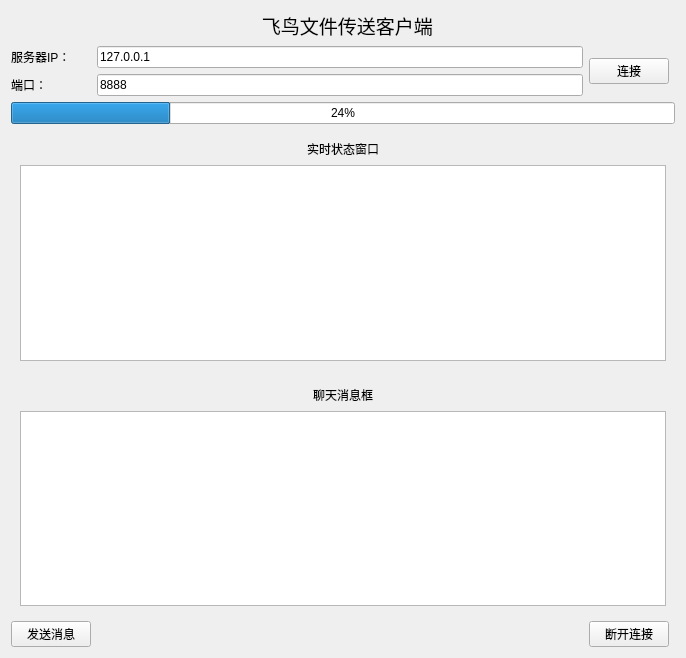
<?xml version="1.0" encoding="UTF-8"?>
<ui version="4.0">
 <class>clientwidget</class>
 <widget class="QWidget" name="clientwidget">
  <property name="geometry">
   <rect>
    <x>0</x>
    <y>0</y>
    <width>686</width>
    <height>658</height>
   </rect>
  </property>
  <property name="windowTitle">
   <string>Form</string>
  </property>
  <layout class="QGridLayout" name="gridLayout_3">
   <item row="0" column="1">
    <widget class="QLabel" name="label">
     <property name="font">
      <font>
       <family>Agency FB</family>
       <pointsize>14</pointsize>
      </font>
     </property>
     <property name="text">
      <string>   飞鸟文件传送客户端</string>
     </property>
     <property name="alignment">
      <set>Qt::AlignCenter</set>
     </property>
    </widget>
   </item>
   <item row="1" column="0">
    <widget class="QLabel" name="label_2">
     <property name="text">
      <string>服务器IP：</string>
     </property>
    </widget>
   </item>
   <item row="1" column="1">
    <widget class="QLineEdit" name="lineEditip">
     <property name="text">
      <string>127.0.0.1</string>
     </property>
    </widget>
   </item>
   <item row="1" column="2" rowspan="2">
    <widget class="QPushButton" name="pushButtonconnect">
     <property name="text">
      <string>连接</string>
     </property>
    </widget>
   </item>
   <item row="2" column="0">
    <widget class="QLabel" name="label_3">
     <property name="text">
      <string>端口：</string>
     </property>
    </widget>
   </item>
   <item row="2" column="1">
    <widget class="QLineEdit" name="lineEditport">
     <property name="text">
      <string>8888</string>
     </property>
    </widget>
   </item>
   <item row="3" column="0" colspan="4">
    <widget class="QProgressBar" name="progress_01">
     <property name="value">
      <number>24</number>
     </property>
    </widget>
   </item>
   <item row="4" column="0" colspan="4">
    <widget class="QWidget" name="widget" native="true">
     <layout class="QGridLayout" name="gridLayout">
      <item row="0" column="2">
       <spacer name="horizontalSpacer_2">
        <property name="orientation">
         <enum>Qt::Horizontal</enum>
        </property>
        <property name="sizeHint" stdset="0">
         <size>
          <width>286</width>
          <height>20</height>
         </size>
        </property>
       </spacer>
      </item>
      <item row="0" column="0">
       <spacer name="horizontalSpacer">
        <property name="orientation">
         <enum>Qt::Horizontal</enum>
        </property>
        <property name="sizeHint" stdset="0">
         <size>
          <width>286</width>
          <height>20</height>
         </size>
        </property>
       </spacer>
      </item>
      <item row="0" column="1">
       <widget class="QLabel" name="label_4">
        <property name="text">
         <string>实时状态窗口</string>
        </property>
       </widget>
      </item>
      <item row="1" column="0" colspan="3">
       <widget class="QTextEdit" name="textEdit">
        <property name="readOnly">
         <bool>true</bool>
        </property>
       </widget>
      </item>
     </layout>
    </widget>
   </item>
   <item row="5" column="0" colspan="4">
    <widget class="QWidget" name="widget_2" native="true">
     <layout class="QGridLayout" name="gridLayout_2">
      <item row="1" column="0" colspan="3">
       <widget class="QTextEdit" name="textEdit_write"/>
      </item>
      <item row="0" column="2">
       <spacer name="horizontalSpacer_4">
        <property name="orientation">
         <enum>Qt::Horizontal</enum>
        </property>
        <property name="sizeHint" stdset="0">
         <size>
          <width>89</width>
          <height>20</height>
         </size>
        </property>
       </spacer>
      </item>
      <item row="0" column="1">
       <widget class="QLabel" name="label_5">
        <property name="text">
         <string>聊天消息框</string>
        </property>
       </widget>
      </item>
      <item row="0" column="0">
       <spacer name="horizontalSpacer_3">
        <property name="orientation">
         <enum>Qt::Horizontal</enum>
        </property>
        <property name="sizeHint" stdset="0">
         <size>
          <width>89</width>
          <height>20</height>
         </size>
        </property>
       </spacer>
      </item>
     </layout>
    </widget>
   </item>
   <item row="6" column="0">
    <widget class="QPushButton" name="pushButtonsend">
     <property name="text">
      <string>发送消息</string>
     </property>
    </widget>
   </item>
   <item row="6" column="1">
    <spacer name="horizontalSpacer_5">
     <property name="orientation">
      <enum>Qt::Horizontal</enum>
     </property>
     <property name="sizeHint" stdset="0">
      <size>
       <width>244</width>
       <height>20</height>
      </size>
     </property>
    </spacer>
   </item>
   <item row="6" column="2">
    <widget class="QPushButton" name="pushButton_2">
     <property name="text">
      <string>断开连接</string>
     </property>
    </widget>
   </item>
  </layout>
 </widget>
 <resources/>
 <connections/>
</ui>
